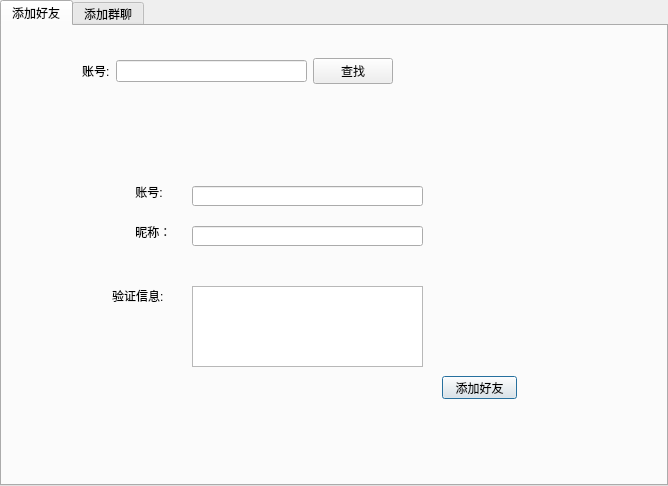
<?xml version="1.0" encoding="UTF-8"?>
<ui version="4.0">
 <class>AddFriendDialog</class>
 <widget class="QDialog" name="AddFriendDialog">
  <property name="geometry">
   <rect>
    <x>0</x>
    <y>0</y>
    <width>668</width>
    <height>486</height>
   </rect>
  </property>
  <property name="windowTitle">
   <string>Dialog</string>
  </property>
  <layout class="QGridLayout" name="gridLayout">
   <property name="leftMargin">
    <number>0</number>
   </property>
   <property name="topMargin">
    <number>0</number>
   </property>
   <property name="rightMargin">
    <number>0</number>
   </property>
   <property name="bottomMargin">
    <number>0</number>
   </property>
   <property name="spacing">
    <number>0</number>
   </property>
   <item row="0" column="0">
    <widget class="QTabWidget" name="tabWidget">
     <property name="currentIndex">
      <number>0</number>
     </property>
     <widget class="QWidget" name="tab">
      <attribute name="title">
       <string>添加好友</string>
      </attribute>
      <widget class="QWidget" name="widget_friendInfo" native="true">
       <property name="geometry">
        <rect>
         <x>50</x>
         <y>110</y>
         <width>501</width>
         <height>271</height>
        </rect>
       </property>
       <widget class="QLabel" name="label_2">
        <property name="geometry">
         <rect>
          <x>80</x>
          <y>50</y>
          <width>54</width>
          <height>12</height>
         </rect>
        </property>
        <property name="text">
         <string> 账号:</string>
        </property>
       </widget>
       <widget class="QLineEdit" name="lineEdit_friend_account">
        <property name="geometry">
         <rect>
          <x>140</x>
          <y>50</y>
          <width>231</width>
          <height>20</height>
         </rect>
        </property>
       </widget>
       <widget class="QLabel" name="label_3">
        <property name="geometry">
         <rect>
          <x>80</x>
          <y>90</y>
          <width>54</width>
          <height>12</height>
         </rect>
        </property>
        <property name="text">
         <string> 昵称：</string>
        </property>
       </widget>
       <widget class="QLineEdit" name="lineEdit_friendName">
        <property name="geometry">
         <rect>
          <x>140</x>
          <y>90</y>
          <width>231</width>
          <height>20</height>
         </rect>
        </property>
       </widget>
       <widget class="QTextEdit" name="textEdit_reqInfo">
        <property name="geometry">
         <rect>
          <x>140</x>
          <y>150</y>
          <width>231</width>
          <height>81</height>
         </rect>
        </property>
       </widget>
       <widget class="QLabel" name="label_4">
        <property name="geometry">
         <rect>
          <x>60</x>
          <y>150</y>
          <width>61</width>
          <height>20</height>
         </rect>
        </property>
        <property name="text">
         <string>验证信息:</string>
        </property>
       </widget>
       <widget class="QPushButton" name="pushButton_addFriend">
        <property name="geometry">
         <rect>
          <x>390</x>
          <y>240</y>
          <width>75</width>
          <height>23</height>
         </rect>
        </property>
        <property name="text">
         <string>添加好友</string>
        </property>
       </widget>
      </widget>
      <widget class="QWidget" name="">
       <property name="geometry">
        <rect>
         <x>80</x>
         <y>30</y>
         <width>311</width>
         <height>31</height>
        </rect>
       </property>
       <layout class="QGridLayout" name="gridLayout_2">
        <item row="0" column="0">
         <widget class="QLabel" name="label">
          <property name="text">
           <string>账号:</string>
          </property>
         </widget>
        </item>
        <item row="0" column="1">
         <widget class="QLineEdit" name="lineEdit_account"/>
        </item>
        <item row="0" column="2">
         <widget class="QPushButton" name="pushButton_find">
          <property name="text">
           <string>查找</string>
          </property>
         </widget>
        </item>
       </layout>
      </widget>
     </widget>
     <widget class="QWidget" name="tab_2">
      <attribute name="title">
       <string>添加群聊</string>
      </attribute>
     </widget>
    </widget>
   </item>
  </layout>
 </widget>
 <resources/>
 <connections/>
</ui>
